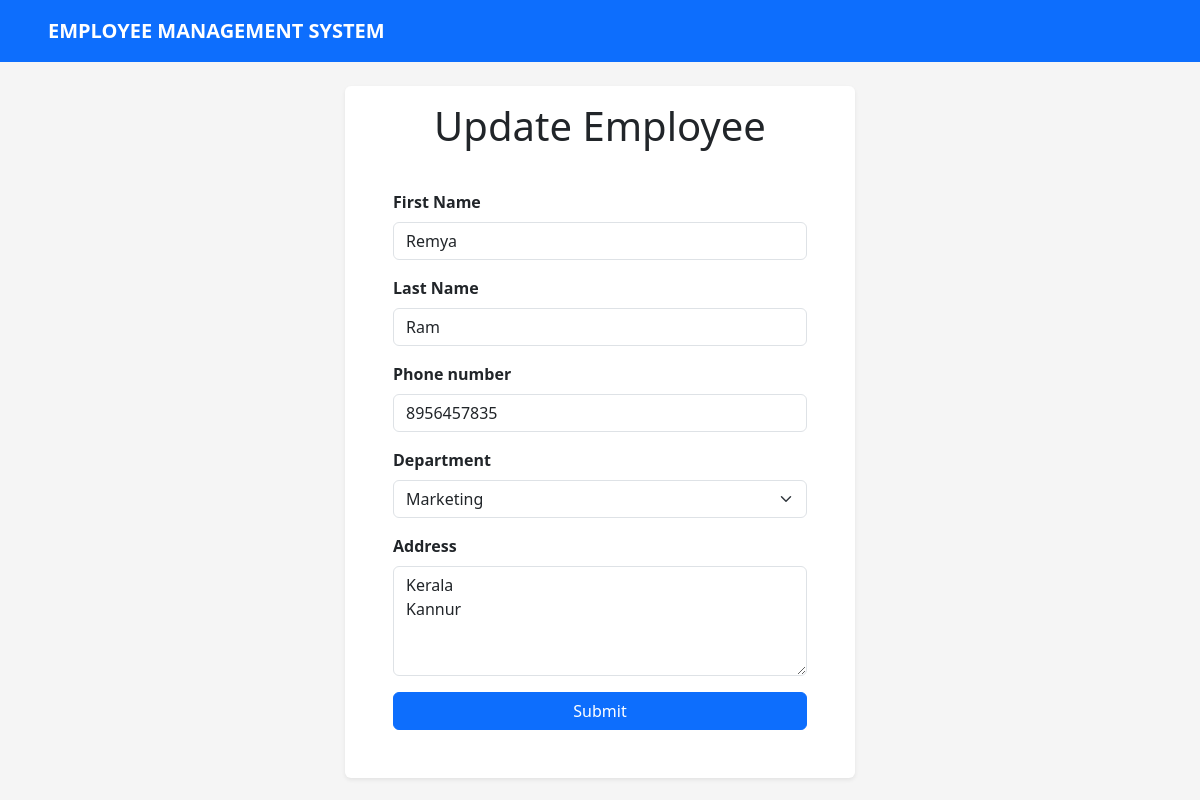
Screenshot of /edit_employee/17 with the database file from the repository.
### employeeapp/models.py (models this page shows)
class User(AbstractUser):
    user_type=models.CharField(choices=user_types,max_length=10,default="admin")

class Employee(models.Model):
    phone_number=models.BigIntegerField()
    address=models.TextField(max_length=1024)
    department=models.CharField(choices=departments,max_length=40)
    user=models.ForeignKey(User,on_delete=models.CASCADE)

### employeeapp/views.py (the view)
# urls.py: path("edit_employee/<int:id>",edit_employee,name="edit_employee"),
def edit_employee(request,id):
    employee=Employee.objects.get(user_id=id)
    user=User.objects.get(id=id)
    emp_id=id
    if request.method=="POST":
        user_form=UserForm(request.POST,instance=user)
        employee_form=EmployeeForm(request.POST,instance=employee)
        if user_form.is_valid() and employee_form.is_valid():
            user_form.save()
            employee_form.save()
            return JsonResponse({"success":True})
        else:
            return JsonResponse({"success":False,"errors":employee_form.errors},status=400)
    else:
        user_form=UserForm(instance=user)
        employee_form=EmployeeForm(instance=employee)
        return render(request,"edit_employee.html",{"user_form":user_form,"employee_form":employee_form,"emp_id":emp_id})

### employeeapp/forms.py (shortened to what this page needs)
class UserForm(forms.ModelForm):
    confirm_password=forms.CharField(required=False,max_length=100,widget=forms.PasswordInput(attrs={"class":"form-control"}))
    password=forms.CharField(required=False,max_length=100,widget=forms.PasswordInput(attrs={"class":"form-control"}))
    email=forms.EmailField(required=False,max_length=100,widget=forms.EmailInput(attrs={"class":"form-control"}))
    class Meta:
        model=User
        fields=["first_name","last_name","email","password"]
        widgets={
            "first_name":forms.TextInput(attrs={"class":"form-control"}),
            "last_name":forms.TextInput(attrs={"class":"form-control"}),
        }

class EmployeeForm(forms.ModelForm):
    class Meta:
        model=Employee
        fields=["phone_number","department","address"]
        widgets={
            "phone_number":forms.NumberInput(attrs={"class":"form-control"}),
            "department":forms.Select(attrs={"class":"form-select"}),
            "address":forms.Textarea(attrs={"class":"form-control","rows":4})
        }

### employeeapp/templates/edit_employee.html (shortened to what this page needs)
{% load static %}
<!DOCTYPE html>
<html lang="en">
<head>
    <link rel="stylesheet" href="https://cdnjs.cloudflare.com/ajax/libs/bootstrap/5.3.3/css/bootstrap.min.css">
    <link rel="stylesheet" href="{% static 'css/styles.css' %}">
</head>
<body class="min-vh-100  registration-page">
    <nav class="nav bg-primary py-3 px-2 px-lg-5">
        <ul class="nav h-100">
            <li class="nav-item fs-5 h-100"><a href="/" class="text-white text-decoration-none fw-semibold h-100">EMPLOYEE MANAGEMENT SYSTEM</a></li>
        </ul>
    </nav>
    <div class="d-flex  justify-content-center align-items-center mt-4 mx-2 mb-5">
        <form id="update-form"  method="post" class="p-5 pt-3 bg-white rounded-2 shadow-sm">
            <h1 class="mb-4 text-center">Update Employee</h1>
            <div class="d-flex flex-column mb-3">
                <label for="email" class="mb-2 fw-semibold">{{user_form.first_name.label | title }}</label>
                {{user_form.first_name}}
            </div>
            <div class="d-flex flex-column mb-3">
                <label for="email" class="mb-2 fw-semibold">{{user_form.last_name.label | title}} </label>
                {{user_form.last_name}}
            </div>
            <div class="d-flex flex-column mb-3">
                <label for="department" class="mb-2 fw-semibold">{{employee_form.phone_number.label}} </label>
                {{employee_form.phone_number}}
            </div>
            <div class="d-flex flex-column mb-3">
               <label for="department" class="mb-2 fw-semibold">{{employee_form.department.label}} </label>
                {{employee_form.department}}
            </div>
            <div class="d-flex flex-column mb-3">
                <label for="address" class="mb-2 fw-semibold">{{employee_form.address.label}}</label>
                {{employee_form.address}}
            </div>
            <input type="submit" class="btn btn-primary w-100">
        </form>
    </div>
</body>
</html>

### employeeapp/static/css/styles.css (style rules this page uses)
body { background-color: #F5F5F5 }
.nav-item { font-size: 17px; }
#registration-form,#update-form { width:510px }

### rows the page displays
User: first_name "Remya", last_name "Ram"
Employee: phone_number "8956457835", department "Marketing", address "Kerala Kannur"

### other values shown
{{ user_form.first_name.label | title }} "First Name"
{{ user_form.last_name.label | title }} "Last Name"
{{ employee_form.phone_number.label }} "Phone number"
{{ employee_form.department.label }} "Department"
{{ employee_form.address.label }} "Address"
